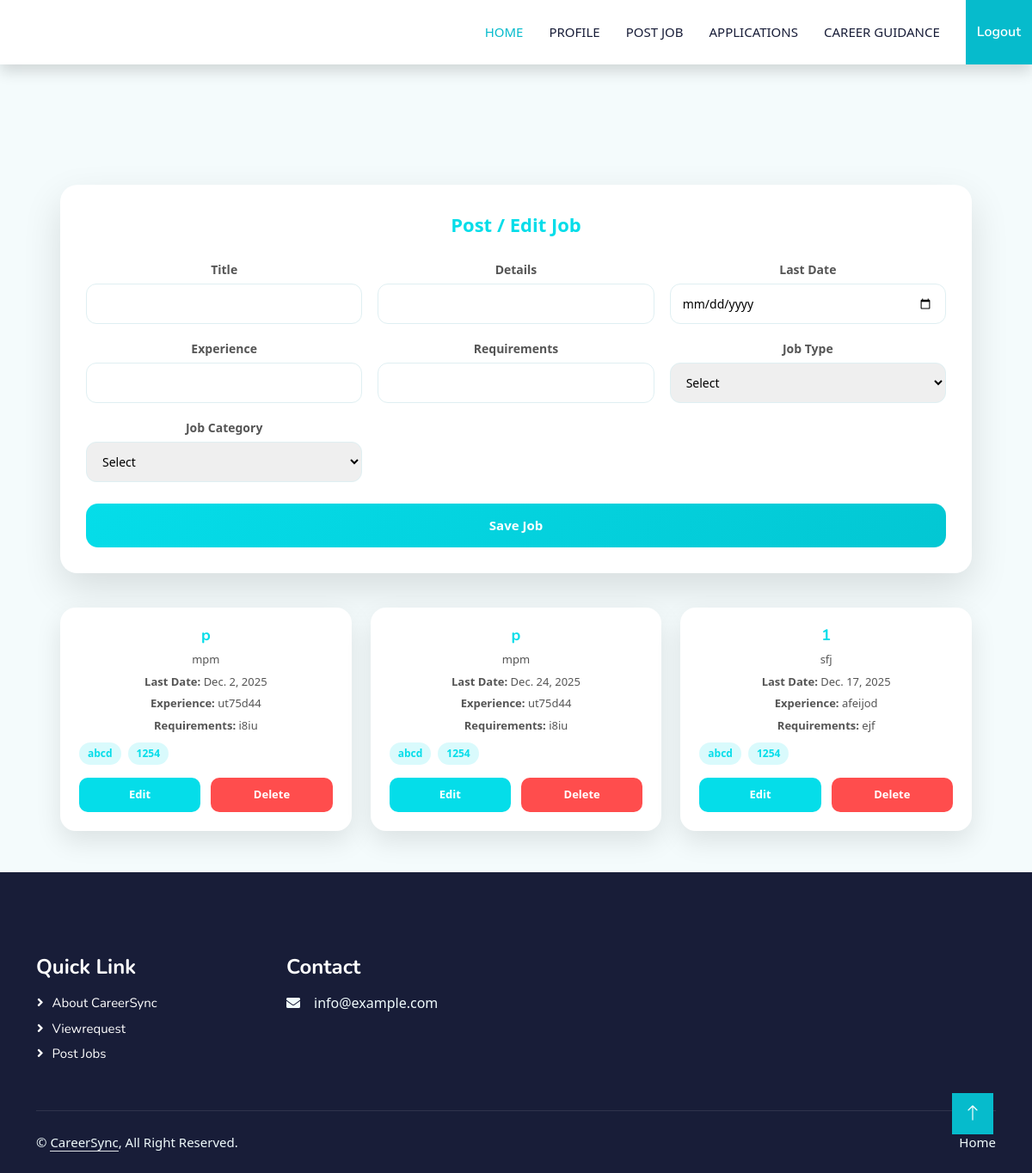
/Recruiter/Job/ (signed in), run on an earlier commit of the app's database.
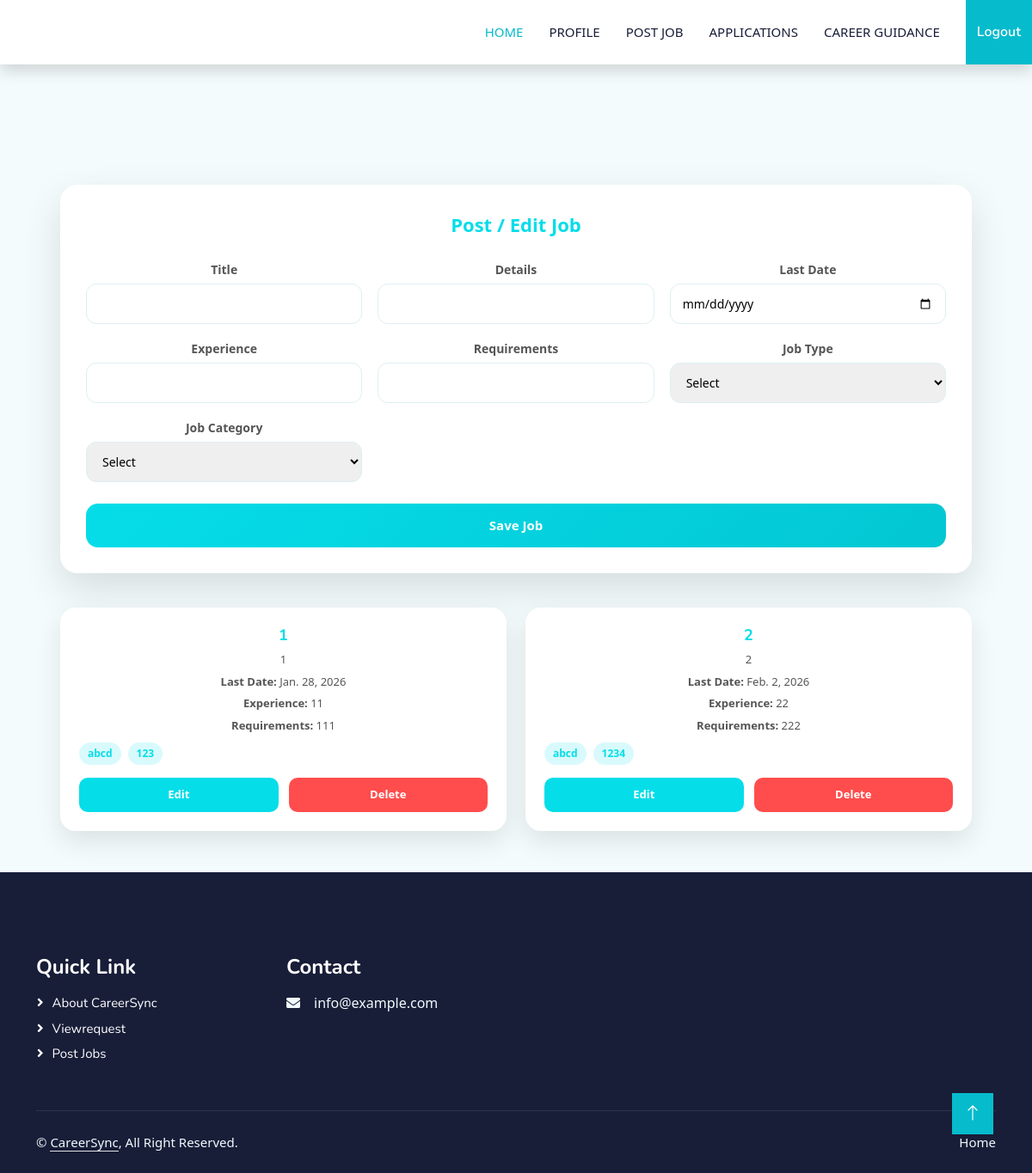
And on a later commit of the database.
### Recruiter/models.py (models this page shows)
class tbl_job(models.Model):
    job_title=models.CharField(max_length=50)
    job_details=models.CharField(max_length=50)
    job_lastdate=models.DateField()
    job_date=models.DateField(auto_now_add=True)
    job_experience=models.CharField(max_length=50)
    job_requirment=models.CharField(max_length=50)
    jobtype=models.ForeignKey(tbl_jobtype,on_delete=models.CASCADE)
    jobcategory=models.ForeignKey(tbl_jobcategory,on_delete=models.CASCADE)
    recruiter=models.ForeignKey(tbl_recruiter,on_delete=models.CASCADE)

### Admin/models.py (models this page shows)
class tbl_jobtype(models.Model):
    jobtype_name=models.CharField(max_length=50)

class tbl_jobcategory(models.Model):
    jobcategory_name=models.CharField(max_length=50)

### Recruiter/views.py (the view)
# urls.py: path('Job/',views.Job,name='Job'),
def Job(request):
    if "rid" not in request.session:
        return redirect("Guest:Login")
    else:
        recruiter = tbl_recruiter.objects.get(id=request.session['rid'])
        jobtype=tbl_jobtype.objects.all()
        jobcategory=tbl_jobcategory.objects.all()
        jobdata=tbl_job.objects.filter(recruiter=request.session['rid'])
    if request.method=="POST":
        title=request.POST.get('txt_title')
        details=request.POST.get('txt_details')
        date=request.POST.get('todate')
        experience=request.POST.get('txt_exp')
        requirment=request.POST.get('txt_req')
        jobtype=tbl_jobtype.objects.get(id=request.POST.get('sel_jt'))
        jobcategory=tbl_jobcategory.objects.get(id=request.POST.get('sel_jc'))
        tbl_job.objects.create(job_title=title,job_details=details,job_lastdate=date,job_experience=experience,job_requirment=requirment,jobtype=jobtype,jobcategory=jobcategory,recruiter=recruiter)
        return render(request,'Recruiter/Job.html',{'msg':'Data inserted'})
    else:
        return render(request,'Recruiter/Job.html',{'jobtypedata':jobtype,'jobcatdata':jobcategory,'jobdata':jobdata})

### Recruiter/Templates/Recruiter/Job.html (shortened to what this page needs)
{% extends 'Recruiter/Header.html' %}
{% block content %}
<div class="job-wrapper">
    <div class="job-form-card">
        <div class="job-title">Post / Edit Job</div>
        <form method="post">
            <div class="job-grid">
                <div class="form-group">
                    <label>Title</label>
                    <input type="text" name="txt_title" value="{{editdata.job_title}}" required>
                </div>
                <div class="form-group">
                    <label>Details</label>
                    <input type="text" name="txt_details" value="{{editdata.job_details}}" required>
                </div>
                <div class="form-group">
                    <label>Last Date</label>
                    <input type="date" name="todate" value="{{editdata.job_lastdate}}" required>
                </div>
                <div class="form-group">
                    <label>Experience</label>
                    <input type="text" name="txt_exp" value="{{editdata.job_experience}}" required>
                </div>
                <div class="form-group">
                    <label>Requirements</label>
                    <input type="text" name="txt_req" value="{{editdata.job_requirment}}" required>
                </div>
                <div class="form-group">
                    <label>Job Type</label>
                    <select name="sel_jt" required>
                        <option value="">Select</option>
                    </select>
                </div>
                <div class="form-group">
                    <label>Job Category</label>
                    <select name="sel_jc" required>
                        <option value="">Select</option>
                    </select>
                </div>
            </div>
            <button type="submit" class="submit-btn">Save Job</button>
        </form>
    </div>
    <div class="job-list">
        {% for i in jobdata %}
        <div class="job-card">
            <h3>{{i.job_title}}</h3>
            <div class="job-info">{{i.job_details}}</div>
            <div class="job-info"><strong>Last Date:</strong> {{i.job_lastdate}}</div>
            <div class="job-info"><strong>Experience:</strong> {{i.job_experience}}</div>
            <div class="job-info"><strong>Requirements:</strong> {{i.job_requirment}}</div>
            <div class="job-tags">
                <span class="tag">{{i.jobtype.jobtype_name}}</span>
                <span class="tag">{{i.jobcategory.jobcategory_name}}</span>
            </div>
            <div class="job-actions">
                <a href="{% url 'Recruiter:editjob' i.id %}" class="btn-edit">Edit</a>
                <a href="{% url 'Recruiter:deljob' i.id %}" class="btn-delete">Delete</a>
            </div>
        </div>
        {% endfor %}
    </div>
</div>
{% endblock %}

What changed in the data, as far as the page shows it:
removed tbl_job: job_title "p", job_details "mpm", job_lastdate "Dec. 2, 2025", job_experience "ut75d44", job_requirment "i8iu", jobtype.jobtype_name "abcd", jobcategory.jobcategory_name "1254"
removed tbl_job: job_title "p", job_details "mpm", job_lastdate "Dec. 24, 2025", job_experience "ut75d44", job_requirment "i8iu", jobtype.jobtype_name "abcd", jobcategory.jobcategory_name "1254"
removed tbl_job: job_title "1", job_details "sfj", job_lastdate "Dec. 17, 2025", job_experience "afeijod", job_requirment "ejf", jobtype.jobtype_name "abcd", jobcategory.jobcategory_name "1254"
added tbl_job: job_title "1", job_details "1", job_lastdate "Jan. 28, 2026", job_experience "11", job_requirment "111", jobtype.jobtype_name "abcd", jobcategory.jobcategory_name "123"
added tbl_job: job_title "2", job_details "2", job_lastdate "Feb. 2, 2026", job_experience "22", job_requirment "222", jobtype.jobtype_name "abcd", jobcategory.jobcategory_name "1234"
